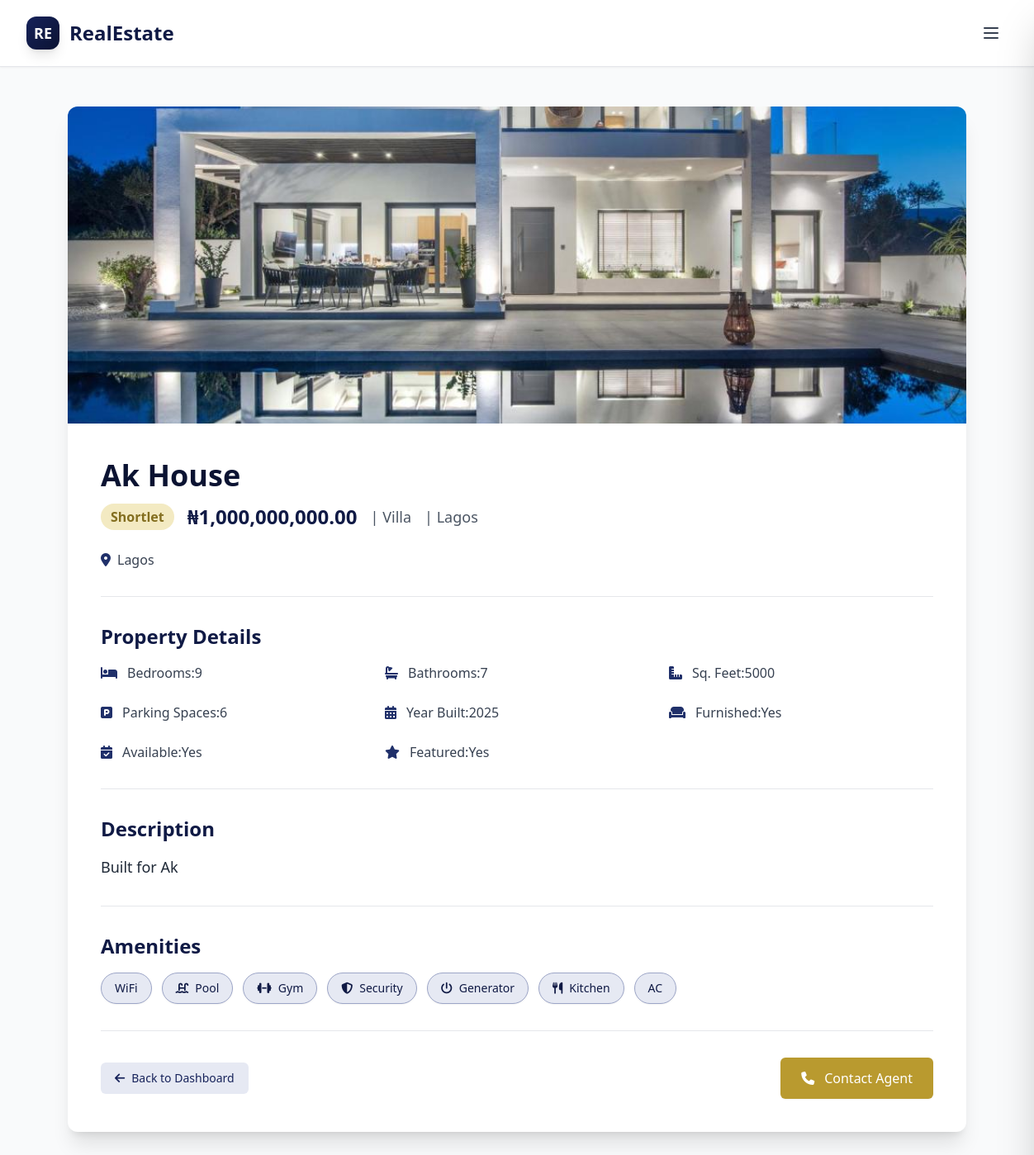
Screenshot of /property/9/ with the database file from the repository.
### properties/models.py (models this page shows, shortened)
class PropertyImage(models.Model):
    property = models.ForeignKey(Property, on_delete=models.CASCADE, related_name='images')
    image = models.ImageField(upload_to='property_images/')
    caption = models.CharField(max_length=200, blank=True)
    is_main = models.BooleanField(default=False)
    created_at = models.DateTimeField(auto_now_add=True)
    class Meta:
        ordering = ['-is_main', 'created_at']

class Property(models.Model):
    PROPERTY_TYPES = [
        ('apartment', 'Apartment'),
        ('house', 'House'),
        ('villa', 'Villa'),
        ('duplex', 'Duplex'),
        ('terrace', 'Terrace'),
        ('penthouse', 'Penthouse'),
        ('studio', 'Studio'),
        ('commercial', 'Commercial'),
        ('land', 'Land'),
    ]
    LISTING_TYPES = [
        ('sale', 'For Sale'),
        ('rent', 'For Rent'),
        ('shortlet', 'Shortlet'),
    ]
    STATES = [
        ('lagos', 'Lagos'),
        ('abuja', 'Abuja'),
        ('kano', 'Kano'),
        ('port-harcourt', 'Port Harcourt'),
        ('ibadan', 'Ibadan'),
        ('kaduna', 'Kaduna'),
    ]
    title = models.CharField(max_length=200)
    description = models.TextField()
    property_type = models.CharField(max_length=20, choices=PROPERTY_TYPES)
    listing_type = models.CharField(max_length=10, choices=LISTING_TYPES)
    price = models.DecimalField(max_digits=12, decimal_places=2)
    location = models.CharField(max_length=200)
    state = models.CharField(max_length=20, choices=STATES)
    bedrooms = models.PositiveIntegerField()
    bathrooms = models.PositiveIntegerField()
    square_feet = models.PositiveIntegerField()
    parking_spaces = models.PositiveIntegerField(default=0)
    year_built = models.PositiveIntegerField(null=True, blank=True)
    furnished = models.BooleanField(default=False)
    featured = models.BooleanField(default=False)
    available = models.BooleanField(default=True)
    min_stay_nights = models.PositiveIntegerField(null=True, blank=True, help_text="For shortlets only")
    wifi = models.BooleanField(default=False)
    pool = models.BooleanField(default=False)
    gym = models.BooleanField(default=False)
    security = models.BooleanField(default=False)
    generator = models.BooleanField(default=False)
    kitchen = models.BooleanField(default=False)
    air_conditioning = models.BooleanField(default=False)
    agent = models.ForeignKey('agents.Agent', on_delete=models.CASCADE, related_name='properties')
    created_at = models.DateTimeField(auto_now_add=True)
    updated_at = models.DateTimeField(auto_now=True)
    class Meta:
        verbose_name_plural = "Properties"
        ordering = ['-featured', '-created_at']
    def get_amenities(self):
        amenities = []
        if self.wifi: amenities.append('WiFi')
        if self.pool: amenities.append('Pool')
        if self.gym: amenities.append('Gym')
        if self.security: amenities.append('Security')
        if self.generator: amenities.append('Generator')
        if self.kitchen: amenities.append('Kitchen')
        if self.air_conditioning: amenities.append('AC')
        return amenities

### properties/views.py (the view, shortened to what this page needs)
# urls.py: path('property/<int:pk>/', views.property_detail, name='property_detail'),
def property_detail(request, pk):
    property = get_object_or_404(Property, pk=pk, available=True)
    related_properties = Property.objects.filter(
        listing_type=property.listing_type,
        state=property.state,
        available=True
    ).exclude(pk=property.pk)[:3]
    main_image = property.images.filter(is_main=True).first()
    if not main_image:
        main_image = property.images.first()
    context = {
        'property': property,
        'main_image': main_image,
        'related_properties': related_properties,
    }
    return render(request, 'properties/property_detail.html', context)

### templates/properties/property_detail.html (shortened to what this page needs)
{% extends 'base.html' %}
{% load humanize %}
{% block content %}
<div class="max-w-6xl mx-auto my-8 p-4 sm:px-6 lg:px-8">
    <div class="bg-white rounded-xl shadow-xl overflow-hidden">
        {% if main_image %}
            <div class="w-full h-96 bg-gray-100 flex items-center justify-center overflow-hidden">
                <img src="{{ main_image.image.url }}" alt="{{ property.title }}" class="object-cover w-full h-full transform transition-transform duration-500 hover:scale-105">
            </div>
        {% else %}
            <div class="w-full h-64 bg-gray-200 flex items-center justify-center text-gray-500 text-lg font-medium">
                No Image Available
            </div>
        {% endif %}
        <div class="p-8 lg:p-10">
            <h1 class="text-4xl font-extrabold text-zaffre-800 mb-3 leading-tight">{{ property.title }}</h1>
            <div class="flex flex-wrap items-center gap-4 mb-6 text-lg text-gray-700">
                <span class="bg-gold-100 text-gold-800 px-3 py-1 rounded-full text-base font-semibold">{{ property.get_listing_type_display }}</span>
                <span class="font-bold text-zaffre-700 text-2xl">₦{{ property.price|intcomma }}</span>
                <span class="text-gray-600">| {{ property.property_type|title }}</span>
                <span class="text-gray-600">| {{ property.state|title }}</span>
            </div>
            <p class="mb-6 text-gray-700 flex items-center">
                <i class="fas fa-map-marker-alt text-zaffre-500 mr-2"></i> {{ property.location }}
            </p>
            <hr class="my-8 border-gray-200">
            <h3 class="text-2xl font-semibold text-zaffre-700 mb-4">Property Details</h3>
            <div class="grid grid-cols-1 md:grid-cols-2 lg:grid-cols-3 gap-6 text-gray-700 mb-8">
                <p class="flex items-center"><i class="fas fa-bed text-zaffre-500 mr-3"></i> <span class="font-medium">Bedrooms:</span> {{ property.bedrooms }}</p>
                <p class="flex items-center"><i class="fas fa-bath text-zaffre-500 mr-3"></i> <span class="font-medium">Bathrooms:</span> {{ property.bathrooms }}</p>
                <p class="flex items-center"><i class="fas fa-ruler-combined text-zaffre-500 mr-3"></i> <span class="font-medium">Sq. Feet:</span> {{ property.square_feet }}</p>
                <p class="flex items-center"><i class="fas fa-parking text-zaffre-500 mr-3"></i> <span class="font-medium">Parking Spaces:</span> {{ property.parking_spaces }}</p>
                <p class="flex items-center"><i class="fas fa-calendar-alt text-zaffre-500 mr-3"></i> <span class="font-medium">Year Built:</span> {{ property.year_built }}</p>
                <p class="flex items-center"><i class="fas fa-couch text-zaffre-500 mr-3"></i> <span class="font-medium">Furnished:</span> {{ property.furnished|yesno:"Yes,No" }}</p>
                <p class="flex items-center"><i class="fas fa-calendar-check text-zaffre-500 mr-3"></i> <span class="font-medium">Available:</span> {{ property.available|yesno:"Yes,No" }}</p>
                <p class="flex items-center"><i class="fas fa-star text-zaffre-500 mr-3"></i> <span class="font-medium">Featured:</span> {{ property.featured|yesno:"Yes,No" }}</p>
            </div>
            <hr class="my-8 border-gray-200">
            <h3 class="text-2xl font-semibold text-zaffre-700 mb-4">Description</h3>
            <div class="mb-8 text-gray-800 leading-relaxed text-lg">
                {{ property.description }}
            </div>
            <hr class="my-8 border-gray-200">
            <h3 class="text-2xl font-semibold text-zaffre-700 mb-4">Amenities</h3>
            <div class="mb-8 flex flex-wrap gap-3">
                {% for amenity in property.get_amenities %}
                    <span class="inline-flex items-center px-4 py-2 bg-zaffre-50 text-zaffre-700 rounded-full text-sm font-medium border border-zaffre-200 shadow-sm">
                        {% if amenity == "Wifi" %}<i class="fas fa-wifi mr-2"></i>
                        {% elif amenity == "Pool" %}<i class="fas fa-swimming-pool mr-2"></i>
                        {% elif amenity == "Gym" %}<i class="fas fa-dumbbell mr-2"></i>
                        {% elif amenity == "Security" %}<i class="fas fa-shield-alt mr-2"></i>
                        {% elif amenity == "Generator" %}<i class="fas fa-power-off mr-2"></i>
                        {% elif amenity == "Kitchen" %}<i class="fas fa-utensils mr-2"></i>
                        {% elif amenity == "Air Conditioning" %}<i class="fas fa-snowflake mr-2"></i>
                        {% endif %}
                        {{ amenity }}
                    </span>
                {% empty %}
                    <span class="text-gray-500 text-base">No amenities listed for this property.</span>
                {% endfor %}
            </div>
            <hr class="my-8 border-gray-200">
            <div class="mt-8 flex justify-between items-center">
                <a href="{% url 'agent_dashboard' %}" class="inline-flex items-center px-4 py-2 border border-transparent text-sm font-medium rounded-md text-zaffre-600 bg-zaffre-50 hover:bg-zaffre-100 transition-colors duration-200">
                    <i class="fas fa-arrow-left mr-2"></i> Back to Dashboard
                </a>
                <a href="#" class="inline-flex items-center px-6 py-3 border border-transparent text-base font-medium rounded-md shadow-sm text-white bg-gold-600 hover:bg-gold-700 transition-colors duration-200 transform hover:-translate-y-0.5 hover:shadow-lg">
                    <i class="fas fa-phone mr-3"></i> Contact Agent
                </a>
            </div>
        </div>
    </div>
</div>
{% endblock %}

### templates/base.html (shortened to what this page needs)
<!DOCTYPE html>
<html lang="en">
<head>
    <script src="https://cdn.tailwindcss.com"></script>
    <link rel="stylesheet" href="https://cdnjs.cloudflare.com/ajax/libs/font-awesome/6.4.0/css/all.min.css">
</head>
<body class="bg-gray-50">
    <header class="bg-white shadow-sm sticky top-0 z-50 border-b border-gray-200">
        <div class="max-w-7xl mx-auto px-4 sm:px-6 lg:px-8">
            <div class="flex items-center justify-between h-20">
                <a href="{% url 'home' %}" class="flex items-center group">
                    <div class="mr-3 bg-gradient-to-br from-zaffre-600 to-zaffre-800 rounded-xl w-10 h-10 flex items-center justify-center shadow-lg group-hover:shadow-xl transition-shadow duration-300">
                        <span class="text-white font-bold text-lg">RE</span>
                    </div>
                    <span class="text-2xl font-bold text-zaffre-700 group-hover:text-zaffre-800 transition-colors">RealEstate</span>
                </a>
                <div>
                    <button id="mobile-menu-toggle" class="text-gray-700 hover:text-zaffre-600 focus:outline-none focus:ring-2 focus:ring-zaffre-500 focus:ring-offset-2 rounded-lg p-2 transition-colors">
                        <svg class="h-6 w-6" fill="none" stroke="currentColor" viewBox="0 0 24 24">
                            <path stroke-linecap="round" stroke-linejoin="round" stroke-width="2" d="M4 6h16M4 12h16M4 18h16"></path>
                        </svg>
                    </button>
                </div>
            </div>
        </div>
    </header>
    <main class="min-h-screen">
        {% block content %}{% endblock %}
    </main>
</body>
</html>

### rows the page displays
PropertyImage: image (picture)
Property: title "Ak House", listing_type "Shortlet", price "1,000,000,000.00", property_type "Villa", state "Lagos", location "Lagos", bedrooms "9", bathrooms "7", square_feet "5000", parking_spaces "6", year_built "2025", furnished "Yes", available "Yes", featured "Yes", description "Built for Ak", wifi True (drawn)

### other values shown
{{ amenity }} "WiFi" "Pool" "Gym" "Security" "Generator" "Kitchen" "AC"
